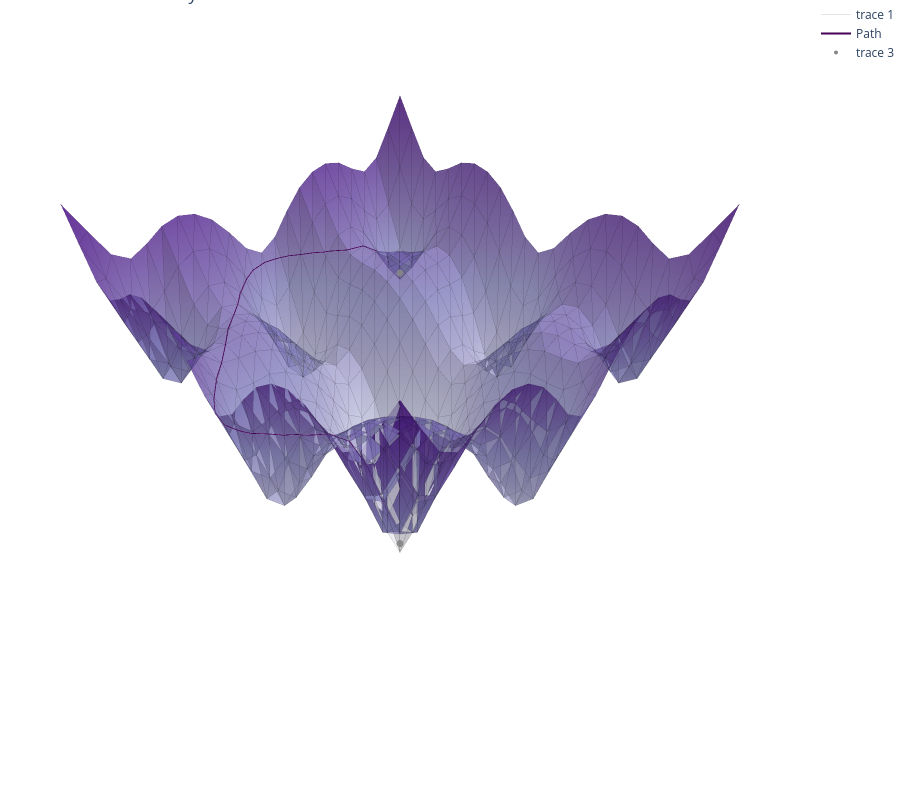

The notebook cell saved with this chart:
### Markdown cell above
We can now compute the geodesic between two arbitrary points inside the range, and plot it using `plot_mesh_plotly`

### Code cell
x0 = jnp.array([-1, -1])
x1 = jnp.array([1, 1])
z0 = jnp.hstack([x0, f_expl(x0)])
z1 = jnp.hstack([x1, f_expl(x1)])
path, gdist = gs.geodesic(z0, z1)
plot_mesh_plotly(**gs.mesh, title="Geodesic on Ackley function", lines=path, points=[z0, z1], colorscale="Purples")

### Figure 1 — Plotly figure (JSON) as saved in the notebook; plotly's stock layout.template omitted (floating-point values rounded to 4 significant figures; data arrays with more than 128 entries replaced by an {"elided": "..."} marker saying what was removed)
{"data": [{"colorscale": [[0.0, "rgb(252,251,253)"], [0.125, "rgb(239,237,245)"], [0.25, "rgb(218,218,235)"], [0.375, "rgb(188,189,220)"], [0.5, "rgb(158,154,200)"], [0.625, "rgb(128,125,186)"], [0.75, "rgb(106,81,163)"], [0.875, "rgb(84,39,143)"], [1.0, "rgb(63,0,125)"]], "flatshading": true, "i": {"elided": "968 int values"}, "intensity": {"elided": "529 float values"}, "j": {"elided": "968 int values"}, "k": {"elided": "968 int values"}, "opacity": 0.8, "showscale": false, "x": {"elided": "529 float values"}, "y": {"elided": "529 float values"}, "z": {"elided": "529 float values"}, "type": "mesh3d"}, {"hoverinfo": "none", "line": {"color": "black", "width": 1.0}, "mode": "lines", "opacity": 0.1, "x": {"elided": "8712 float values"}, "y": {"elided": "8712 float values"}, "z": {"elided": "8712 float values"}, "type": "scatter3d"}, {"hoverinfo": "none", "line": {"color": "rgb(68, 1, 84)", "width": 2}, "mode": "lines", "name": "Path", "showlegend": true, "x": [0.9455, 0.9504, 0.9506, 0.9455, 0.9455, 0.9703, 0.9755, 1.021, 1.064, 1.075, 1.08, 1.131, 1.176, 1.179, 1.182, 1.23, 1.251, 1.263, 1.279, 1.27, 1.249, 1.182, 1.17, 1.094, 1.069, 1.064, 0.9455, 0.8273, 0.7218, 0.7091, 0.5909, 0.4727, 0.3634, 0.3545, 0.3245, 0.2364, 0.2215, 0.1182, 0.03037, 0.0, -0.08097, -0.1182, -0.1662, -0.2285, -0.2333, -0.2364, -0.3039, -0.3545, -0.366, -0.3851, -0.4298, -0.4727, -0.4975, -0.5909, -0.7091, -0.8273, -0.8322, -0.9455], "y": [0.9455, 0.8322, 0.8273, 0.7091, 0.5909, 0.4975, 0.4727, 0.4298, 0.3851, 0.366, 0.3545, 0.3039, 0.2364, 0.2333, 0.2285, 0.1662, 0.1182, 0.08097, 0.0, -0.03037, -0.1182, -0.2215, -0.2364, -0.3245, -0.3545, -0.3634, -0.4727, -0.5909, -0.7091, -0.7218, -0.8273, -0.9455, -1.064, -1.069, -1.094, -1.17, -1.182, -1.249, -1.27, -1.279, -1.263, -1.251, -1.23, -1.182, -1.179, -1.176, -1.131, -1.08, -1.075, -1.064, -1.021, -0.9755, -0.9703, -0.9455, -0.9455, -0.9506, -0.9504, -0.9455], "z": [3.599, 3.946, 3.962, 4.386, 4.584, 4.584, 4.585, 4.573, 4.561, 4.558, 4.557, 4.545, 4.534, 4.533, 4.532, 4.52, 4.514, 4.51, 4.503, 4.502, 4.499, 4.5, 4.501, 4.504, 4.506, 4.505, 4.517, 4.567, 4.574, 4.574, 4.567, 4.517, 4.505, 4.506, 4.504, 4.501, 4.5, 4.499, 4.502, 4.503, 4.51, 4.514, 4.52, 4.532, 4.533, 4.534, 4.545, 4.557, 4.558, 4.561, 4.573, 4.585, 4.584, 4.584, 4.386, 3.962, 3.946, 3.599], "type": "scatter3d"}, {"hoverinfo": "none", "marker": {"color": "rgba(120,120,120,0.9)", "size": 4}, "mode": "markers", "x": [-1.0, 1.0], "y": [-1.0, 1.0], "z": [3.625, 3.625], "type": "scatter3d"}], "layout": {"scene": {"xaxis": {"visible": false}, "yaxis": {"visible": false}, "zaxis": {"visible": false}, "aspectmode": "cube"}, "margin": {"l": 0, "r": 0, "b": 0, "t": 0}, "height": 800, "title": {"text": "Geodesic on Ackley function"}}}
